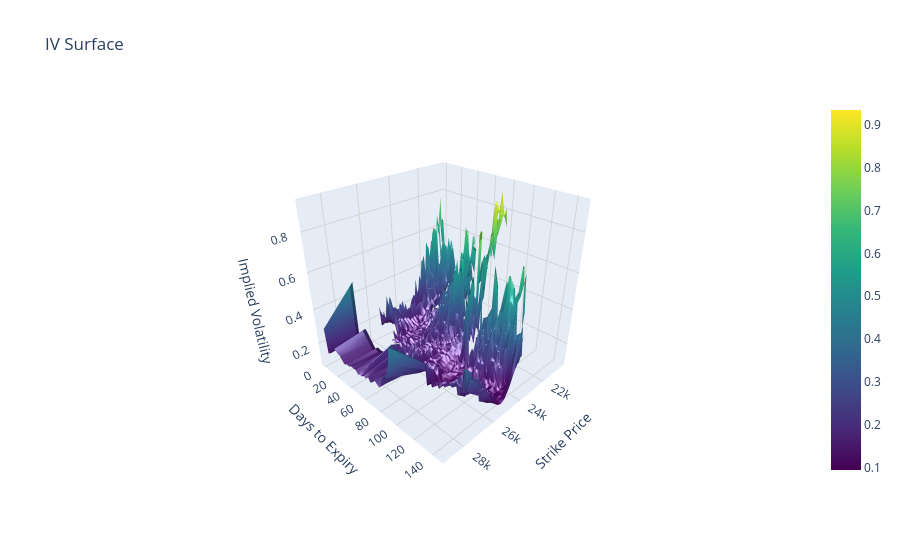

The code cell stored with this chart in its notebook:
### Code cell
plot_iv_surface_numeric_y(vol_grid = iv_matrix_filtered.iloc[-100:,:].dropna(axis=1, thresh=10 * 0.6))

### Figure 1 — Plotly figure (JSON) as saved in the notebook; plotly's stock layout.template omitted (floating-point values rounded to 4 significant figures; data arrays with more than 128 entries replaced by an {"elided": "..."} marker saying what was removed)
{"data": [{"cmax": 0.9354, "cmin": 0.09394, "colorscale": [[0, "#440154"], [0.1111, "#482878"], [0.2222, "#3e4989"], [0.3333, "#31688e"], [0.4444, "#26828e"], [0.5556, "#1f9e89"], [0.6667, "#35b779"], [0.7778, "#6ece58"], [0.8889, "#b5de2b"], [1, "#fde725"]], "lighting": {"ambient": 0.7, "diffuse": 1, "roughness": 0.5, "specular": 0.5}, "lightposition": {"x": 100, "y": 200, "z": 0}, "showscale": true, "type": "surface", "x": [20350, 20450, 20550, 20650, 20750, 20850, 20950, 21050, 21150, 21250, 21350, 21450, 21550, 21650, 21750, 21850, 21950, 22050, 22150, 22250, 22350, 22450, 22550, 22650, 22750, 22850, 22950, 23050, 23150, 23250, 23350, 23450, 23550, 23650, 23750, 23850, 23950, 24050, 24150, 24250, 24350, 24450, 24550, 24650, 24750, 24850, 24950, 25050, 25150, 25250, 25350, 25450, 25550, 25650, 25750, 25850, 25950, 26050, 26150, 26250, 26350, 26450, 27000, 29000], "y": [0, 2, 7, 9, 13, 16, 21, 26, 28, 30, 34, 37, 41, 43, 47, 49, 51, 55, 57, 61, 63, 65, 69, 71, 75, 77, 79, 83, 85, 89, 91, 93, 97, 99, 103, 105, 107, 111, 113, 117, 119, 121, 125, 127, 131, 133, 135, 139, 141, 146], "z": {"elided": "50x64 float values"}}], "layout": {"autosize": true, "scene": {"camera": {"eye": {"x": 1.5, "y": 1.5, "z": 1.2}}, "xaxis": {"gridcolor": "lightgray", "showgrid": true, "title": {"text": "Strike Price"}, "zeroline": false}, "yaxis": {"gridcolor": "lightgray", "showgrid": true, "title": {"text": "Days to Expiry"}, "zeroline": false}, "zaxis": {"gridcolor": "lightgray", "showgrid": true, "title": {"text": "Implied Volatility"}, "zeroline": false}}, "title": {"text": "IV Surface"}}}
